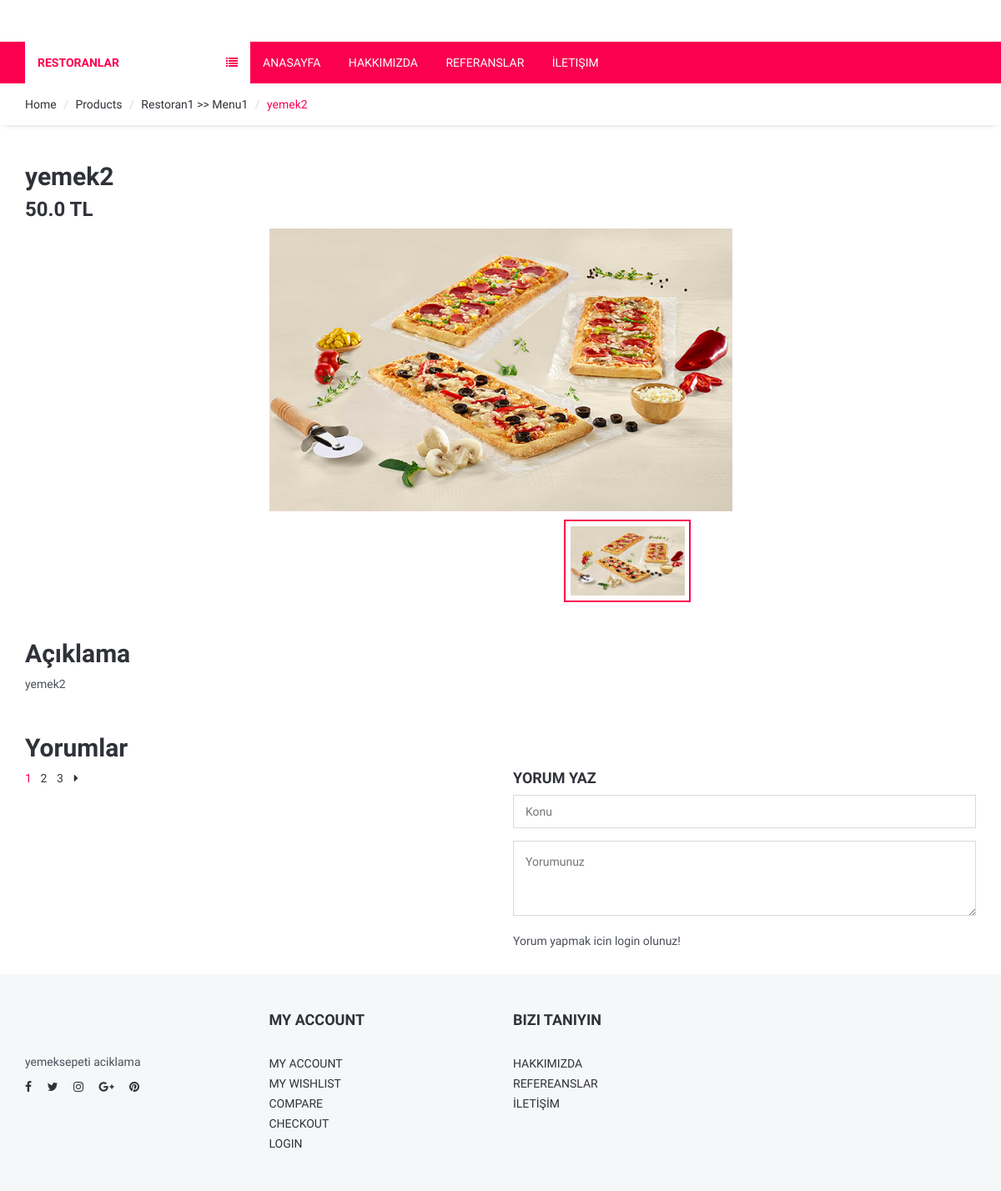
The app's page /product/7/yemek2/, older data.
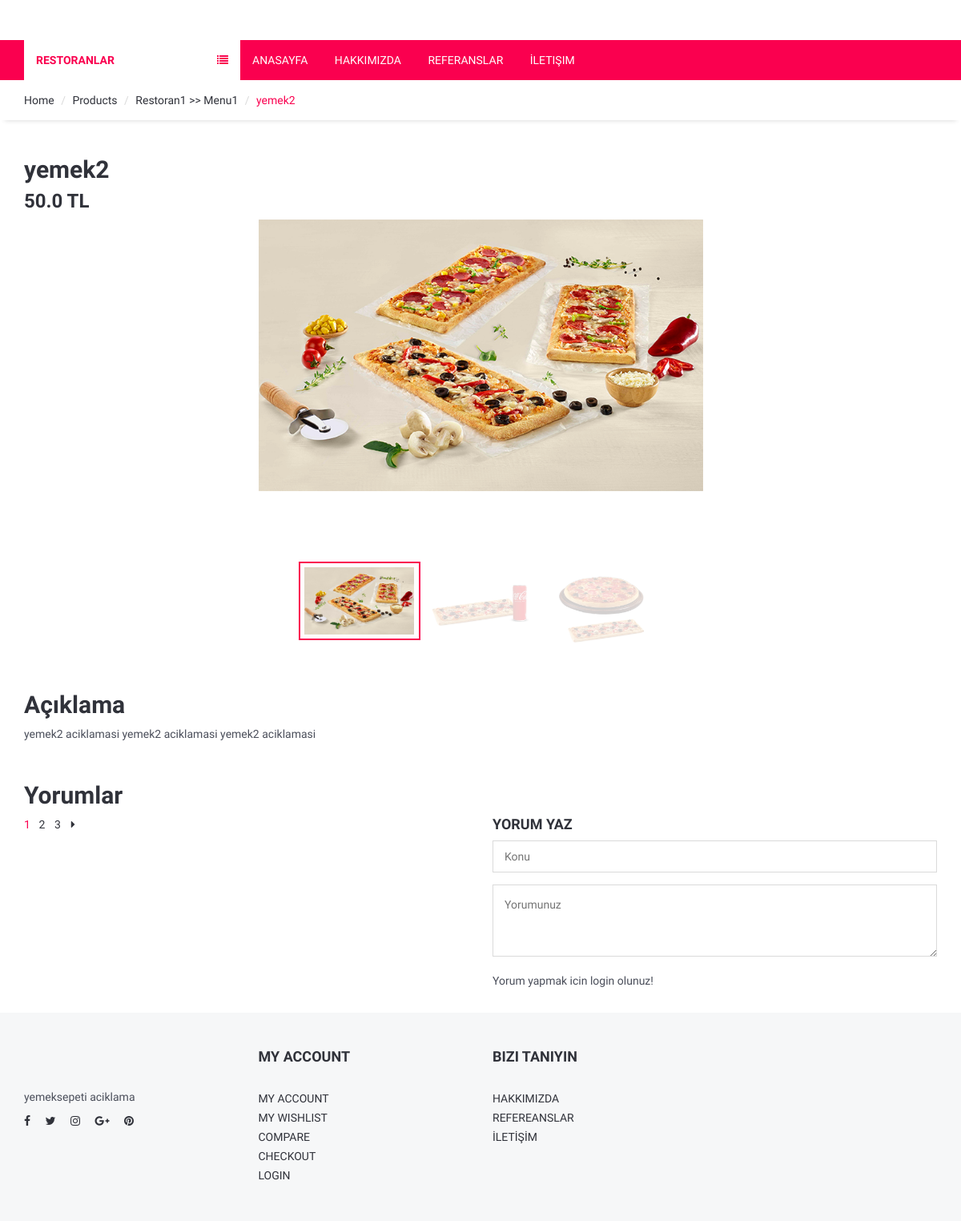
The same page, newer data.
### product/models.py (models this page shows, shortened)
class Product(models.Model):
    STATUS = (
        ('True', 'Evet'),
        ('False', 'Hayir'),
    )
    category = models.ForeignKey(Category, on_delete=models.CASCADE)
    title = models.CharField(max_length=150)
    keywords = models.CharField(blank=True, max_length=255)
    description = models.CharField(blank=True, max_length=255)
    image = models.ImageField(blank=True, upload_to='images/')
    price = models.FloatField()
    amount = models.IntegerField()
    detail = models.TextField()
    slug = models.SlugField(blank=True, max_length=150)
    status = models.CharField(max_length=10, choices=STATUS)
    create_at = models.DateTimeField(auto_now_add=True)
    update_at = models.DateTimeField(auto_now=True)
    def image_tag(self):
        return mark_safe('<img src="{}" height="50"/>'.format(self.image.url))
    image_tag.short_description = 'Image'

class Category(MPTTModel):
    STATUS = (
        ('True', 'Evet'),
        ('False', 'Hayir'),
    )
    title = models.CharField(max_length=100)
    keywords = models.CharField(blank=True, max_length=255)
    description = models.CharField(blank=True, max_length=255)
    image = models.ImageField(blank=True, upload_to='images/')
    status = models.CharField(max_length=10, choices=STATUS)
    slug = models.SlugField()
    parent = TreeForeignKey('self', blank=True, null=True, related_name='children', on_delete=models.CASCADE)
    create_at = models.DateTimeField(auto_now_add=True)
    update_at = models.DateTimeField(auto_now=True)
    class MPTTMeta:
        order_insertion_by = ['title']
    def __str__(self):
        full_path = [self.title]
        k = self.parent
        while k is not None:
            full_path.append(k.title)
            k = k.parent
        return ' >> '.join(full_path[::-1])
    def image_tag(self):
        return mark_safe('<img src="{}" height="50"/>'.format(self.image.url))
    image_tag.short_description = 'Image'

class Images(models.Model):
    product = models.ForeignKey(Product, on_delete=models.CASCADE)
    title = models.CharField(max_length=50, blank=True)
    image = models.ImageField(blank=True, upload_to='images/')
    def image_tag(self):
        return mark_safe('<img src="{}" height="50"/>'.format(self.image.url))
    image_tag.short_description = 'Image'

### home/views.py (the view)
# urls.py: path('product/<int:id>/<slug:slug>/', views.product_detail, name='product_detail'),
def product_detail(request,id,slug):
    category = Category.objects.all()
    product = Product.objects.get(pk=id)
    images = Images.objects.filter(product_id=id)
    comments = Comment.objects.filter(product_id=id, status='True')
    context = {'product': product, 'category': category, 'images': images, 'comments': comments}
    return render(request, 'product_detail.html', context)

### home/templates/product_detail.html (shortened to what this page needs)
{% extends "homebase.html" %}
{% block sidebar %}
    {% include "sidebar.html" %}
{% endblock %}
{% block content %}
	<div id="breadcrumb">
		<div class="container">
			<ul class="breadcrumb">
				<li><a href="#">Home</a></li>
				<li><a href="#">Products</a></li>
				<li><a href="/category/{{ product.category_id }}/{{ product.category.slug }}">{{ product.category }}</a></li>
				<li class="active">{{ product.title }}</li>
			</ul>
		</div>
	</div>
	<div class="section">
		<div class="container">
			<div class="row">
				<div class="product product-details clearfix">
					<div class="col-md-12">
						<div class="product-body">
							<h2 class="product-name">{{ product.title }}</h2>
							<h3 class="product-price">{{ product.price }} TL </h3>
						</div>
					</div>
					<div class="col-md-3">
					</div>
						<div class="col-md-6">
						<div id="product-main-view">
							<div class="product-view">
								<img src="{{product.image.url}}" alt="">
							</div>
						</div>
						<div id="product-view">
							<div class="product-view">
								<img src="{{product.image.url}}" alt="">
							</div>
                            {% for rs in images %}
							<div class="product-view">
								<img src="{{rs.image.url}}" alt="">
							</div>
                            {% endfor %}
						</div>
					</div>
					<div class="col-md-12">
						<div class="product-tab">
                            <h2>Açıklama</h2>
                                <p>{{ product.detail | safe }}</p>
                            <br><br>
                            <h2>Yorumlar</h2>
								<div id="tab2" class="tab-pane fade in">
									<div class="row">
										<div class="col-md-6">
											<div class="product-reviews">
												<ul class="reviews-pages">
													<li class="active">1</li>
													<li><a href="#">2</a></li>
													<li><a href="#">3</a></li>
													<li><a href="#"><i class="fa fa-caret-right"></i></a></li>
												</ul>
											</div>
										</div>
										<div class="col-md-6">
											<h4 class="text-uppercase">Yorum Yaz</h4>
                                            <form class="review-form" action="/product/addcomment/{{ product.id }}" method="post">
												<div class="form-group">
													<input class="input" type="text" name="subject" id="id_subject" placeholder="Konu" />
												</div>
												<div class="form-group">
                                                    <textarea class="input" name="comment" id="id_comment" placeholder="Yorumunuz"></textarea>
												</div>
                                                {% if user.id is not None %}
												<button class="primary-btn">Gönder</button>
                                                {% else %}
                                                    Yorum yapmak icin login olunuz!
                                                {% endif %}
											</form>
										</div>
									</div>
								</div>
						</div>
					</div>
				</div>
			</div>
		</div>
	</div>
{% endblock %}

Row changes from the older to the newer data that the page shows:
changed Product "yemek2": detail "yemek2" → "yemek2 aciklamasi yemek2 aciklamasi yemek2 aciklamasi"
added Images: image (picture)
added Images: image (picture)
